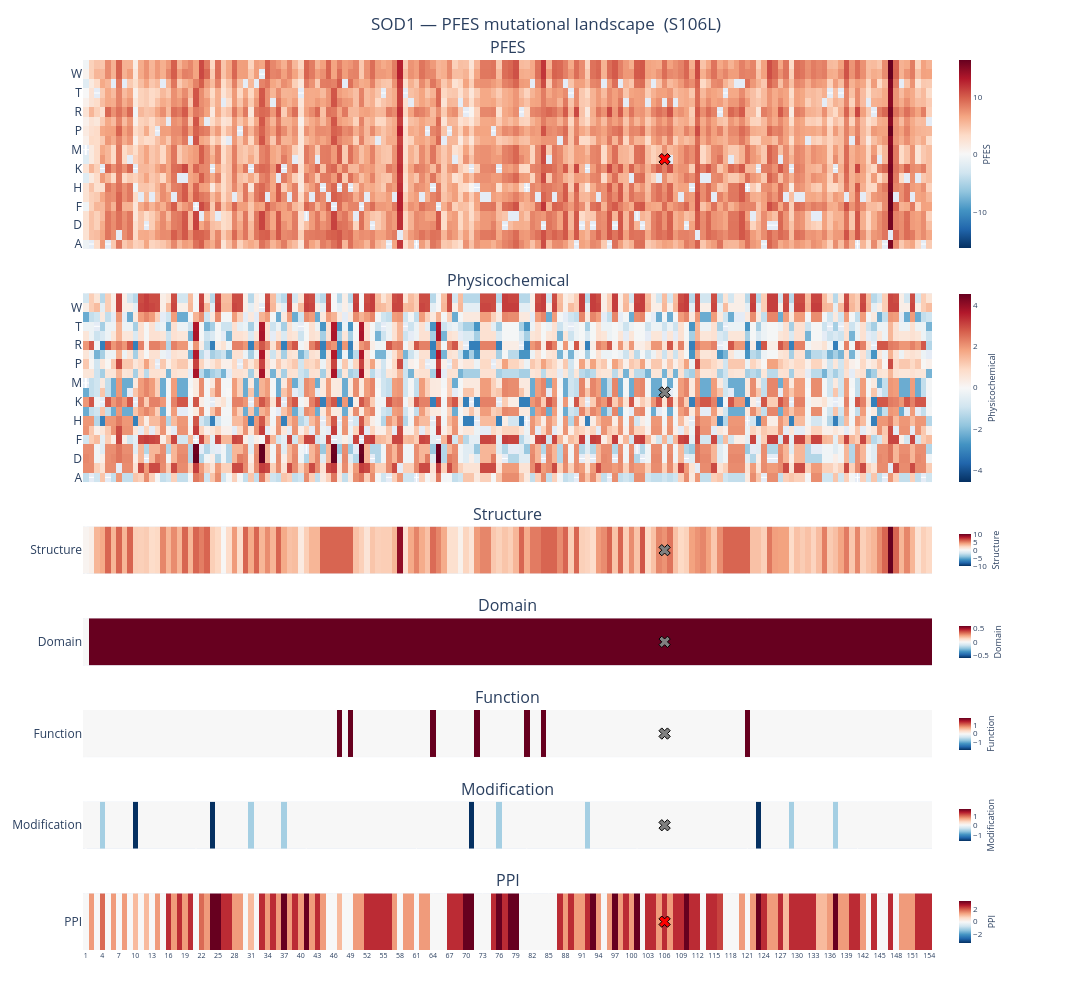

The cell this chart's notebook holds for it:
### Markdown cell above
# **Step 3: Visualize and download the output**

### Code cell
# @title ## Interactive 2D heatmap of mutational landscapes
# @markdown
# {display-mode="form"}

fig, variant_figs = heatmap_landscapes(
    variant_results, landscape, encoded_feature_refaa,
    log_ors, sig_stats, positions, gene=gene,
)

### Figure 1 — Plotly figure (JSON) as saved in the notebook; plotly's stock layout.template omitted (floating-point values rounded to 4 significant figures; data arrays with more than 128 entries replaced by an {"elided": "..."} marker saying what was removed)
{"data": [{"colorbar": {"len": 0.2333, "thickness": 12, "tickfont": {"size": 8}, "title": {"font": {"size": 9}, "side": "right", "text": "PFES"}, "x": 1.02, "xanchor": "left", "y": 0.8939, "yanchor": "middle", "yref": "paper"}, "colorscale": [[0, "rgb(5,48,97)"], [0.1, "rgb(33,102,172)"], [0.2, "rgb(67,147,195)"], [0.3, "rgb(146,197,222)"], [0.4, "rgb(209,229,240)"], [0.5, "rgb(247,247,247)"], [0.6, "rgb(253,219,199)"], [0.7, "rgb(244,165,130)"], [0.8, "rgb(214,96,77)"], [0.9, "rgb(178,24,43)"], [1, "rgb(103,0,31)"]], "hovertemplate": "%{text}<extra></extra>", "name": "PFES", "showscale": true, "text": {"elided": "20x154 str values"}, "type": "heatmap", "x": {"elided": "154 int values"}, "xaxis": "x", "y": ["A", "C", "D", "E", "F", "G", "H", "I", "K", "L", "M", "N", "P", "Q", "R", "S", "T", "V", "W", "Y"], "yaxis": "y", "z": {"elided": "20x154 float values"}, "zmid": 0}, {"colorbar": {"len": 0.2333, "thickness": 12, "tickfont": {"size": 8}, "title": {"font": {"size": 9}, "side": "right", "text": "Physicochemical"}, "x": 1.02, "xanchor": "left", "y": 0.6318, "yanchor": "middle", "yref": "paper"}, "colorscale": [[0, "rgb(5,48,97)"], [0.1, "rgb(33,102,172)"], [0.2, "rgb(67,147,195)"], [0.3, "rgb(146,197,222)"], [0.4, "rgb(209,229,240)"], [0.5, "rgb(247,247,247)"], [0.6, "rgb(253,219,199)"], [0.7, "rgb(244,165,130)"], [0.8, "rgb(214,96,77)"], [0.9, "rgb(178,24,43)"], [1, "rgb(103,0,31)"]], "hovertemplate": "%{text}<extra></extra>", "name": "Physicochemical", "showscale": true, "text": {"elided": "20x154 str values"}, "type": "heatmap", "x": {"elided": "154 int values"}, "xaxis": "x2", "y": ["A", "C", "D", "E", "F", "G", "H", "I", "K", "L", "M", "N", "P", "Q", "R", "S", "T", "V", "W", "Y"], "yaxis": "y2", "z": {"elided": "20x154 float values"}, "zmid": 0}, {"colorbar": {"len": 0.05833, "thickness": 12, "tickfont": {"size": 8}, "title": {"font": {"size": 9}, "side": "right", "text": "Structure"}, "x": 1.02, "xanchor": "left", "y": 0.4492, "yanchor": "middle", "yref": "paper"}, "colorscale": [[0, "rgb(5,48,97)"], [0.1, "rgb(33,102,172)"], [0.2, "rgb(67,147,195)"], [0.3, "rgb(146,197,222)"], [0.4, "rgb(209,229,240)"], [0.5, "rgb(247,247,247)"], [0.6, "rgb(253,219,199)"], [0.7, "rgb(244,165,130)"], [0.8, "rgb(214,96,77)"], [0.9, "rgb(178,24,43)"], [1, "rgb(103,0,31)"]], "hovertemplate": "%{text}<extra></extra>", "name": "Structure", "showscale": true, "text": {"elided": "1x154 str values"}, "type": "heatmap", "x": {"elided": "154 int values"}, "xaxis": "x3", "y": ["Structure"], "yaxis": "y3", "z": {"elided": "1x154 float values"}, "zmid": 0}, {"colorbar": {"len": 0.05833, "thickness": 12, "tickfont": {"size": 8}, "title": {"font": {"size": 9}, "side": "right", "text": "Domain"}, "x": 1.02, "xanchor": "left", "y": 0.3462, "yanchor": "middle", "yref": "paper"}, "colorscale": [[0, "rgb(5,48,97)"], [0.1, "rgb(33,102,172)"], [0.2, "rgb(67,147,195)"], [0.3, "rgb(146,197,222)"], [0.4, "rgb(209,229,240)"], [0.5, "rgb(247,247,247)"], [0.6, "rgb(253,219,199)"], [0.7, "rgb(244,165,130)"], [0.8, "rgb(214,96,77)"], [0.9, "rgb(178,24,43)"], [1, "rgb(103,0,31)"]], "hovertemplate": "%{text}<extra></extra>", "name": "Domain", "showscale": true, "text": {"elided": "1x154 str values"}, "type": "heatmap", "x": {"elided": "154 int values"}, "xaxis": "x4", "y": ["Domain"], "yaxis": "y4", "z": {"elided": "1x154 float values"}, "zmid": 0}, {"colorbar": {"len": 0.05833, "thickness": 12, "tickfont": {"size": 8}, "title": {"font": {"size": 9}, "side": "right", "text": "Function"}, "x": 1.02, "xanchor": "left", "y": 0.2432, "yanchor": "middle", "yref": "paper"}, "colorscale": [[0, "rgb(5,48,97)"], [0.1, "rgb(33,102,172)"], [0.2, "rgb(67,147,195)"], [0.3, "rgb(146,197,222)"], [0.4, "rgb(209,229,240)"], [0.5, "rgb(247,247,247)"], [0.6, "rgb(253,219,199)"], [0.7, "rgb(244,165,130)"], [0.8, "rgb(214,96,77)"], [0.9, "rgb(178,24,43)"], [1, "rgb(103,0,31)"]], "hovertemplate": "%{text}<extra></extra>", "name": "Function", "showscale": true, "text": {"elided": "1x154 str values"}, "type": "heatmap", "x": {"elided": "154 int values"}, "xaxis": "x5", "y": ["Function"], "yaxis": "y5", "z": {"elided": "1x154 float values"}, "zmid": 0}, {"colorbar": {"len": 0.05833, "thickness": 12, "tickfont": {"size": 8}, "title": {"font": {"size": 9}, "side": "right", "text": "Modification"}, "x": 1.02, "xanchor": "left", "y": 0.1402, "yanchor": "middle", "yref": "paper"}, "colorscale": [[0, "rgb(5,48,97)"], [0.1, "rgb(33,102,172)"], [0.2, "rgb(67,147,195)"], [0.3, "rgb(146,197,222)"], [0.4, "rgb(209,229,240)"], [0.5, "rgb(247,247,247)"], [0.6, "rgb(253,219,199)"], [0.7, "rgb(244,165,130)"], [0.8, "rgb(214,96,77)"], [0.9, "rgb(178,24,43)"], [1, "rgb(103,0,31)"]], "hovertemplate": "%{text}<extra></extra>", "name": "Modification", "showscale": true, "text": {"elided": "1x154 str values"}, "type": "heatmap", "x": {"elided": "154 int values"}, "xaxis": "x6", "y": ["Modification"], "yaxis": "y6", "z": {"elided": "1x154 float values"}, "zmid": 0}, {"colorbar": {"len": 0.07, "thickness": 12, "tickfont": {"size": 8}, "title": {"font": {"size": 9}, "side": "right", "text": "PPI"}, "x": 1.02, "xanchor": "left", "y": 0.03182, "yanchor": "middle", "yref": "paper"}, "colorscale": [[0, "rgb(5,48,97)"], [0.1, "rgb(33,102,172)"], [0.2, "rgb(67,147,195)"], [0.3, "rgb(146,197,222)"], [0.4, "rgb(209,229,240)"], [0.5, "rgb(247,247,247)"], [0.6, "rgb(253,219,199)"], [0.7, "rgb(244,165,130)"], [0.8, "rgb(214,96,77)"], [0.9, "rgb(178,24,43)"], [1, "rgb(103,0,31)"]], "hovertemplate": "%{text}<extra></extra>", "name": "PPI", "showscale": true, "text": {"elided": "1x154 str values"}, "type": "heatmap", "x": {"elided": "154 int values"}, "xaxis": "x7", "y": ["PPI"], "yaxis": "y7", "z": {"elided": "1x154 float values"}, "zmid": 0}, {"hovertemplate": "<b>S106L</b><br>PFES = 7.564<br>Physicochemical = -0.086<br>Structure = 4.600<br>Domain = 0.601<br>Function = 0.000<br>Modification = 0.000<br>PPI = 2.450<br>Partitioning: PF-Enriched<extra></extra>", "marker": {"color": "red", "line": {"color": "black", "width": 1}, "size": 10, "symbol": "x"}, "mode": "markers", "showlegend": false, "type": "scatter", "x": [105], "xaxis": "x", "y": ["L"], "yaxis": "y"}, {"hovertemplate": "<b>S106L</b>  score=-0.086<br>AAchange:Polar/Neutral>Aliphatic  OR=0.47 q=2.22e-31<br>RefAA:Polar/Neutral  OR=0.77 q=4.33e-13<br>Grantham:Substantial  OR=2.51 q=6.39e-143<br>Partitioning: Physicochemical Neutral<extra></extra>", "marker": {"color": "gray", "line": {"color": "black", "width": 1}, "size": 10, "symbol": "x"}, "mode": "markers", "showlegend": false, "type": "scatter", "x": [105], "xaxis": "x2", "y": ["L"], "yaxis": "y2"}, {"hovertemplate": "<b>S106</b>  score=4.600<br>SS:B  OR=1.59 q=6.73e-04<br>RSA:Buried  OR=1.66 q=5.01e-55<br>pLDDT:Very high  OR=3.60 q=0.00e+00<br>PI:HB_intra  OR=2.96 q=3.54e-296<br>PI:NB_intra  OR=3.54 q=0.00e+00<br>Partitioning: Structure Neutral<extra></extra>", "marker": {"color": "gray", "line": {"color": "black", "width": 1}, "size": 10, "symbol": "x"}, "mode": "markers", "showlegend": false, "type": "scatter", "x": [105], "xaxis": "x3", "y": ["Structure"], "yaxis": "y3"}, {"hovertemplate": "<b>S106</b>  score=0.601<br>Domain:Chain  OR=1.82 q=3.66e-17<br>Partitioning: Domain Neutral<extra></extra>", "marker": {"color": "gray", "line": {"color": "black", "width": 1}, "size": 10, "symbol": "x"}, "mode": "markers", "showlegend": false, "type": "scatter", "x": [105], "xaxis": "x4", "y": ["Domain"], "yaxis": "y4"}, {"hovertemplate": "<b>S106</b>  score=0.000<br>(no significant features)<br>Partitioning: Function Neutral<extra></extra>", "marker": {"color": "gray", "line": {"color": "black", "width": 1}, "size": 10, "symbol": "x"}, "mode": "markers", "showlegend": false, "type": "scatter", "x": [105], "xaxis": "x5", "y": ["Function"], "yaxis": "y5"}, {"hovertemplate": "<b>S106</b>  score=0.000<br>(no significant features)<br>Partitioning: Modification Neutral<extra></extra>", "marker": {"color": "gray", "line": {"color": "black", "width": 1}, "size": 10, "symbol": "x"}, "mode": "markers", "showlegend": false, "type": "scatter", "x": [105], "xaxis": "x6", "y": ["Modification"], "yaxis": "y6"}, {"hovertemplate": "<b>S106</b>  score=2.450<br>PPI:HB_inter  OR=2.86 q=1.54e-38<br>PPI:NB_inter  OR=4.06 q=1.49e-77<br>Partitioning: PPI Enriched<extra></extra>", "marker": {"color": "red", "line": {"color": "black", "width": 1}, "size": 10, "symbol": "x"}, "mode": "markers", "showlegend": false, "type": "scatter", "x": [105], "xaxis": "x7", "y": ["PPI"], "yaxis": "y7"}], "layout": {"annotations": [{"font": {"size": 16}, "showarrow": false, "text": "PFES", "x": 0.5, "xanchor": "center", "xref": "paper", "y": 1, "yanchor": "bottom", "yref": "paper"}, {"font": {"size": 16}, "showarrow": false, "text": "Physicochemical", "x": 0.5, "xanchor": "center", "xref": "paper", "y": 0.7379, "yanchor": "bottom", "yref": "paper"}, {"font": {"size": 16}, "showarrow": false, "text": "Structure", "x": 0.5, "xanchor": "center", "xref": "paper", "y": 0.4758, "yanchor": "bottom", "yref": "paper"}, {"font": {"size": 16}, "showarrow": false, "text": "Domain", "x": 0.5, "xanchor": "center", "xref": "paper", "y": 0.3727, "yanchor": "bottom", "yref": "paper"}, {"font": {"size": 16}, "showarrow": false, "text": "Function", "x": 0.5, "xanchor": "center", "xref": "paper", "y": 0.2697, "yanchor": "bottom", "yref": "paper"}, {"font": {"size": 16}, "showarrow": false, "text": "Modification", "x": 0.5, "xanchor": "center", "xref": "paper", "y": 0.1667, "yanchor": "bottom", "yref": "paper"}, {"font": {"size": 16}, "showarrow": false, "text": "PPI", "x": 0.5, "xanchor": "center", "xref": "paper", "y": 0.06364, "yanchor": "bottom", "yref": "paper"}], "height": 1000, "margin": {"b": 50, "l": 60, "r": 160, "t": 60}, "showlegend": false, "title": {"text": "SOD1 — PFES mutational landscape  (S106L)", "x": 0.5}, "width": 1300, "xaxis": {"anchor": "y", "domain": [0, 1], "matches": "x7", "range": [-0.5, 153.5], "showticklabels": false}, "xaxis2": {"anchor": "y2", "domain": [0, 1], "matches": "x7", "range": [-0.5, 153.5], "showticklabels": false}, "xaxis3": {"anchor": "y3", "domain": [0, 1], "matches": "x7", "range": [-0.5, 153.5], "showticklabels": false}, "xaxis4": {"anchor": "y4", "domain": [0, 1], "matches": "x7", "range": [-0.5, 153.5], "showticklabels": false}, "xaxis5": {"anchor": "y5", "domain": [0, 1], "matches": "x7", "range": [-0.5, 153.5], "showticklabels": false}, "xaxis6": {"anchor": "y6", "domain": [0, 1], "matches": "x7", "range": [-0.5, 153.5], "showticklabels": false}, "xaxis7": {"anchor": "y7", "domain": [0, 1], "range": [-0.5, 153.5], "tickfont": {"size": 7}, "ticktext": ["1", "4", "7", "10", "13", "16", "19", "22", "25", "28", "31", "34", "37", "40", "43", "46", "49", "52", "55", "58", "61", "64", "67", "70", "73", "76", "79", "82", "85", "88", "91", "94", "97", "100", "103", "106", "109", "112", "115", "118", "121", "124", "127", "130", "133", "136", "139", "142", "145", "148", "151", "154"], "tickvals": [0, 3, 6, 9, 12, 15, 18, 21, 24, 27, 30, 33, 36, 39, 42, 45, 48, 51, 54, 57, 60, 63, 66, 69, 72, 75, 78, 81, 84, 87, 90, 93, 96, 99, 102, 105, 108, 111, 114, 117, 120, 123, 126, 129, 132, 135, 138, 141, 144, 147, 150, 153]}, "yaxis": {"anchor": "x", "categoryarray": ["A", "C", "D", "E", "F", "G", "H", "I", "K", "L", "M", "N", "P", "Q", "R", "S", "T", "V", "W", "Y"], "categoryorder": "array", "domain": [0.7879, 1], "range": [-0.5, 19.5]}, "yaxis2": {"anchor": "x2", "categoryarray": ["A", "C", "D", "E", "F", "G", "H", "I", "K", "L", "M", "N", "P", "Q", "R", "S", "T", "V", "W", "Y"], "categoryorder": "array", "domain": [0.5258, 0.7379], "range": [-0.5, 19.5]}, "yaxis3": {"anchor": "x3", "domain": [0.4227, 0.4758], "range": [-0.5, 0.5], "ticktext": ["Structure"], "tickvals": ["Structure"]}, "yaxis4": {"anchor": "x4", "domain": [0.3197, 0.3727], "range": [-0.5, 0.5], "ticktext": ["Domain"], "tickvals": ["Domain"]}, "yaxis5": {"anchor": "x5", "domain": [0.2167, 0.2697], "range": [-0.5, 0.5], "ticktext": ["Function"], "tickvals": ["Function"]}, "yaxis6": {"anchor": "x6", "domain": [0.1136, 0.1667], "range": [-0.5, 0.5], "ticktext": ["Modification"], "tickvals": ["Modification"]}, "yaxis7": {"anchor": "x7", "domain": [0, 0.06364], "range": [-0.5, 0.5], "ticktext": ["PPI"], "tickvals": ["PPI"]}}}
